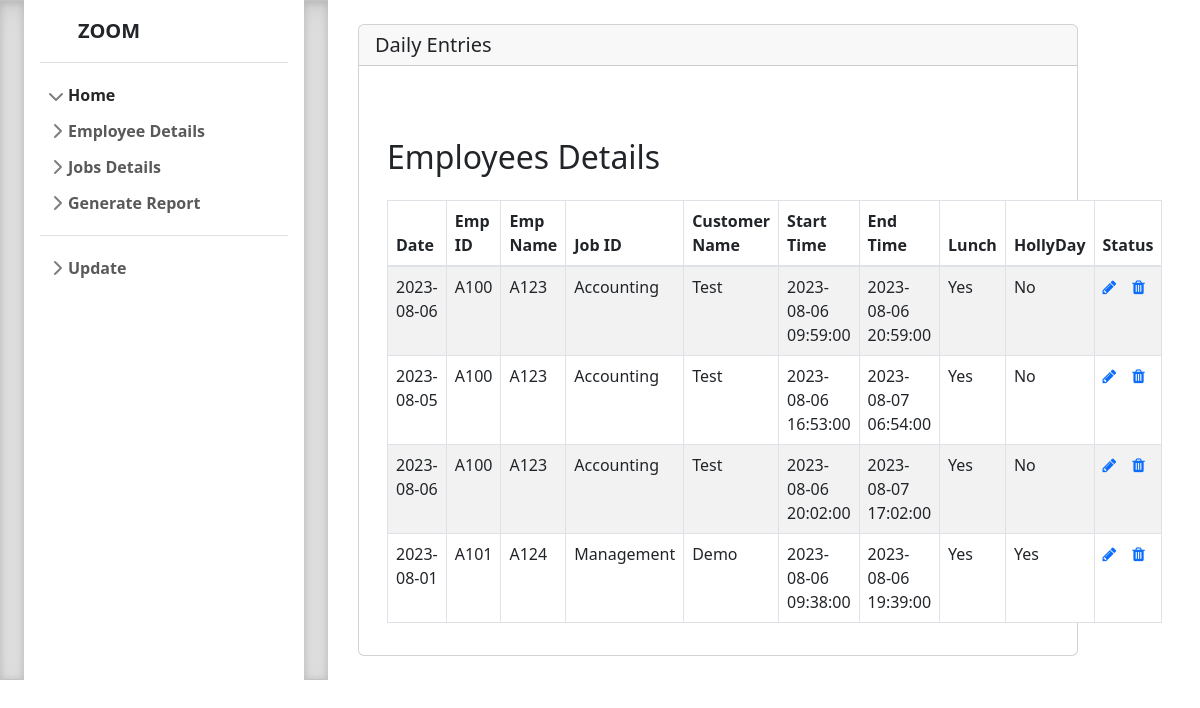
The app's page /dailyadmin.php, older data.
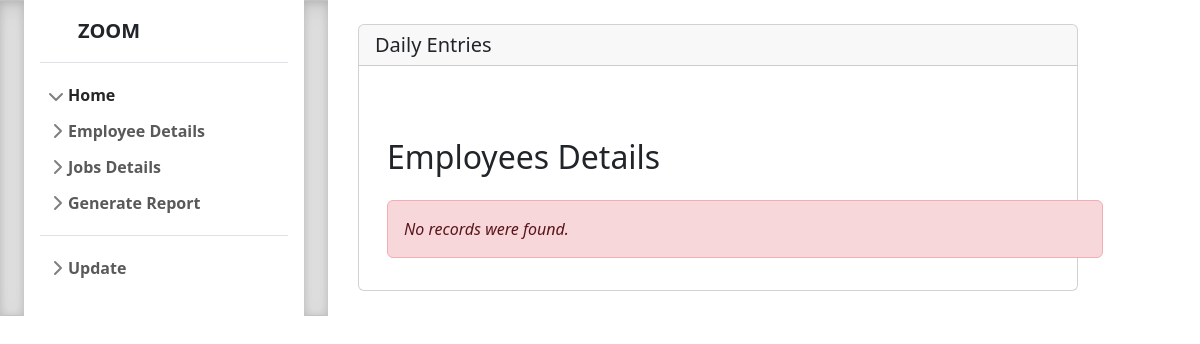
The same page, newer data.
### tables this page shows
CREATE TABLE `entry` (
  `date` date NOT NULL,
  `empid` varchar(20) NOT NULL,
  `empname` varchar(100) NOT NULL,
  `jobid` varchar(20) NOT NULL,
  `customername` varchar(100) NOT NULL,
  `jobdesc` text NOT NULL,
  `starttime` datetime NOT NULL,
  `endtime` datetime NOT NULL,
  `lunch` varchar(5) NOT NULL,
  `hollyday` varchar(5) NOT NULL,
  `id` int(11) NOT NULL
);

### dailyadmin.php (the view, shortened to what this page needs)
<?php
    include("header.php");
  ?>
  <div class="row my-4">
    <div class="col-12 col-md-12">
        <div class="card">
            <h5 class="card-header mb-2">Daily Entries</h5>
            <div class="card-body">
</head>
<body>
    <div class="wrapper">
        <div class="container-fluid">
            <div class="row">
                <div class="col-md-12">
                    <div class="mt-5 mb-3 clearfix">
                        <h2 class="pull-left">Employees Details</h2>
                    </div>
                    <?php
                    require_once "database.php";
                    $sql = "SELECT * FROM entry";
                    if($result = mysqli_query($conn, $sql)){
                        if(mysqli_num_rows($result) > 0){
                            echo '<table class="table table-bordered table-striped">';
                                echo "<thead>";
                                    echo "<tr>";
                                        echo "<th>Date</th>";
                                        echo "<th>Emp ID</th>";
                                        echo "<th>Emp Name</th>";
                                        echo "<th>Job ID</th>";
                                        echo "<th>Customer Name</th>";
                                        echo "<th>Start Time</th>";
                                        echo "<th>End Time</th>";
                                        echo "<th>Lunch</th>";
                                        echo "<th>HollyDay</th>";
                                        echo "<th>Status</th>";
                                    echo "</tr>";
                                echo "</thead>";
                                echo "<tbody>";
                                while($row = mysqli_fetch_array($result)){
                                    echo "<tr>";
                                        echo "<td>" . $row['date'] . "</td>";
                                        echo "<td>" . $row['empid'] . "</td>";
                                        echo "<td>" . $row['jobid'] . "</td>";
                                        echo "<td>" . $row['customername'] . "</td>";
                                        echo "<td>" . $row['jobdesc'] . "</td>";
                                        echo "<td>" . $row['starttime'] . "</td>";
                                        echo "<td>" . $row['endtime'] . "</td>";
                                        echo "<td>" . $row['lunch'] . "</td>";
                                        echo "<td>" . $row['hollyday'] . "</td>";
                                        echo "<td>";
                                        echo '<a href="dailyedit.php?empid='. $row['id'] .'" class="mr-3" title="Update Record" data-toggle="tooltip"><span class="fa fa-pencil"></span></a>';
                                        echo '<a href="dailydelete.php?empid='. $row['id'] .'" title="Delete Record" data-toggle="tooltip"><span class="fa fa-trash"></span></a>';
                                        echo "</td>";
                                    echo "</tr>";
                                }
                                echo "</tbody>";
                            echo "</table>";
                        } else{
                            echo '<div class="alert alert-danger"><em>No records were found.</em></div>';
                        }
                    } else{
                        echo "Oops! Something went wrong. Please try again later.";
                    }
                    ?>
                </div>
            </div>
        </div>
    </div>
            </div>
        </div>
    </div>
</div>
    </div>
  </main>
  <?php
    include("footer.php");
  ?>

### header.php (shortened to what this page needs)
<!doctype html>
<html lang="en">
  <head>
    <link rel="stylesheet" href="https://stackpath.bootstrapcdn.com/bootstrap/4.5.2/css/bootstrap.min.css">
    <link rel="stylesheet" href="https://maxcdn.bootstrapcdn.com/font-awesome/4.7.0/css/font-awesome.min.css">
<link href="./bootstrap/css/bootstrap.min.css" rel="stylesheet">
    <link href="bootstrap/css/sidebars.css" rel="stylesheet">
  </head>
  <body>
<main>
  <div class="b-example-divider"></div>
  <div class="flex-shrink-0 p-3 bg-white" style="width: 280px;">
    <a href="index.php" class="d-flex align-items-center pb-3 mb-3 link-dark text-decoration-none border-bottom">
      <svg class="bi me-2" width="30" height="24"><use xlink:href="#bootstrap"/></svg>
      <span class="fs-5 fw-semibold">ZOOM</span>
    </a>
    <ul class="list-unstyled ps-0">
      <a href="index.php"><li class="mb-1">
        <button class="btn btn-toggle align-items-center rounded collapsed" data-bs-toggle="collapse" data-bs-target="#home-collapse" aria-expanded="true">
          Home
        </button>
      </a>
      <li class="mb-1">
        <button class="btn btn-toggle align-items-center rounded collapsed" data-bs-toggle="collapse" data-bs-target="#dashboard-collapse" aria-expanded="false">
          Employee Details
        </button>
      </li>
      <li class="mb-1">
        <button class="btn btn-toggle align-items-center rounded collapsed" data-bs-toggle="collapse" data-bs-target="#orders-collapse" aria-expanded="false">
          Jobs Details
        </button>
      </li>
      <li class="mb-1">
        <button class="btn btn-toggle align-items-center rounded collapsed" data-bs-toggle="collapse" data-bs-target="#orders-collapse1" aria-expanded="false">
          Generate Report
        </button>
      </li>
      <li class="border-top my-3"></li>
      <li class="mb-1">
        <button class="btn btn-toggle align-items-center rounded collapsed" data-bs-toggle="collapse" data-bs-target="#account-collapse" aria-expanded="false">
          Update
        </button>
      </li>
    </ul>
  </div>
  <div class="b-example-divider"></div>
  <div class="d-flex flex-column align-items-stretch flex-shrink- bg-white" style="width: 60%; margin-left: 30px; height: 100%;">

### footer.php (shortened to what this page needs)
</body>
</html>

### dailyadmin.php (style rules this page uses)
.wrapper { width: 740px; margin: 0 auto; }
table tr td:last-child { width: 110px; }

Row changes from the older to the newer data that the page shows:
removed entry: date "2023-08-06", empid "A100", jobid "A123", customername "Accounting", jobdesc "Test", starttime "2023-08-06 09:59:00", endtime "2023-08-06 20:59:00", lunch "Yes", hollyday "No"
removed entry: date "2023-08-05", empid "A100", jobid "A123", customername "Accounting", jobdesc "Test", starttime "2023-08-06 16:53:00", endtime "2023-08-07 06:54:00", lunch "Yes", hollyday "No"
removed entry: date "2023-08-06", empid "A100", jobid "A123", customername "Accounting", jobdesc "Test", starttime "2023-08-06 20:02:00", endtime "2023-08-07 17:02:00", lunch "Yes", hollyday "No"
removed entry: date "2023-08-01", empid "A101", jobid "A124", customername "Management", jobdesc "Demo", starttime "2023-08-06 09:38:00", endtime "2023-08-06 19:39:00", lunch "Yes", hollyday "Yes"
Text that changed along with them:
text no longer shown: "Date Emp ID Emp Name Job ID Customer Name Start Time End Time Lunch HollyDay Status"
text now shown: "No records were found."
